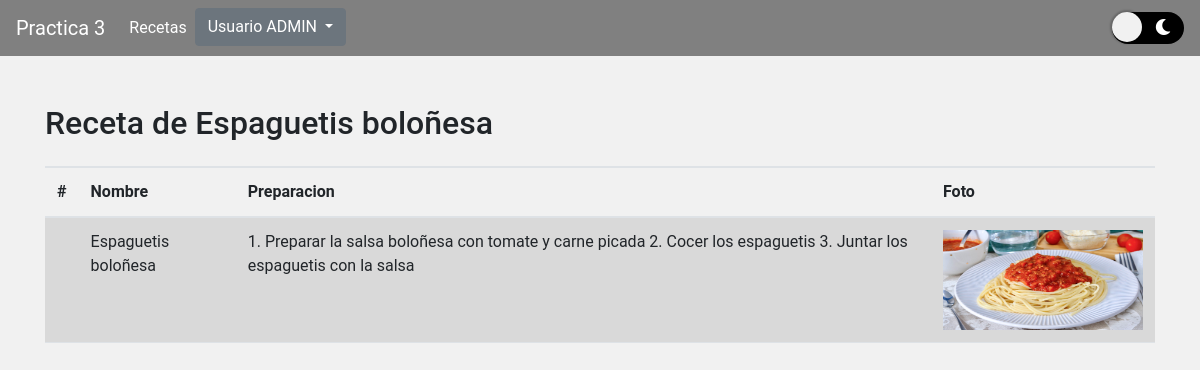
/busqueda/receta/31/ (signed in), run on the app's committed database.
### recetas/models.py (models this page shows, shortened)
class Receta(models.Model):
  nombre       = models.CharField(max_length=200)
  preparación  = models.TextField(max_length=5000)
  foto         = models.FileField(upload_to='media/fotos')
  foto2 = models.FileField(upload_to='media/fotos')
  ...

### recetas/views.py (the view)
# urls.py: path('busqueda/receta/<int:receta_id>/', views.receta, name='receta'),
def receta(request, receta_id):
    receta = Receta.objects.get(pk=receta_id)
    context = {'receta': receta}
    return render(request,'receta.html', context)

### recetas/templates/receta.html
{% extends "index.html" %}
{% block content %}
{% if user.is_authenticated %}
<div class="pt-5 pb-3 border-bottom">
  <h1 class="h2">Receta de {{receta.nombre}}</h1>
</div>
<table class="table table-striped" id='table_recetas'>
    <thead>
        <tr>
            <th scope="col">#</th>
            <th scope="col">Nombre</th>
            <th scope="col">Preparacion</th>
            <th scope="col">Foto</th>
        </tr>
        </thead>
        <tbody>
        <tr>
            <th scope="row"></th>
            <td id='nombre'>{{ receta.nombre }}</td>
            <td id='preparacion'>{{ receta.preparación }}</td>
            <td><img class='image' style="width: 200px; height: 100px;" src="/media/{{receta.foto}}"/></td>
        </tr>
        </tbody>
</table>
{% else %}
<div style='margin-top:80px; margin-left:100px; color:red'>
    <h1 >Necesitas autenticarte para ver los detalles de la receta</h1>
</div>
{% endif %}
{% endblock content %}

### recetas/templates/index.html (shortened to what this page needs)
<!DOCTYPE html>
<html>
<head>
  <link href="https://cdn.jsdelivr.net/npm/bootstrap@5.2.2/dist/css/bootstrap.min.css" rel="stylesheet">
  <link rel="stylesheet" href="https://cdn.jsdelivr.net/npm/bootstrap@4.5.3/dist/css/bootstrap.min.css">
  <link rel="stylesheet" href="https://use.fontawesome.com/releases/v5.3.1/css/all.css">
  {% load static %}
  <link rel='stylesheet' href="{% static 'estilos.css' %}">
<body>
    <nav class="navbar navbar-expand-lg navbar-light">
        <a class="navbar-brand" style='color:white' href="/">Practica 3</a>
        <div class="collapse navbar-collapse" id="navbarTogglerDemo02">
          <ul class="navbar-nav mr-auto mt-2 mt-lg-0">
            <li class="nav-item active">
              <a class="nav-link" style='color:white' href="/busqueda">Recetas<span class="sr-only">(current)</span></a>
            </li>
            <div class="dropdown">
              <button class="btn btn-secondary dropdown-toggle" type="button" id="dropdownMenuButton1" data-bs-toggle="dropdown" aria-expanded="false">
                Usuario {{user.username | upper}}
              </button>
            </div>
          </ul>
          <div class="nav-item ">
            <button class='switch' id='switch'>
                <span><i class='fas fa-sun'></i></span>
                <span><i class='fas fa-moon'></i></spam>
            </button>
          </div>
        </div>
    </nav>
      <div class="container">
        {%block content%}{% endblock content %}
      </div>
  </body>

### recetas/static/estilos.css (style rules this page uses)
body { background: #f1f1f1; font-family: "Roboto", sans-serif; transition: 0.3s ease all; }
nav { background-color: gray; }
.switch { background: black; border-radius: 1000px; position: relative; border: none; cursor: pointer; display: flex; outline: none; }
.switch::after { content: ""; display: block; width: 30px; height: 30px; position: absolute; background: #F1F1F1; top: 0; left: 0; right: unset; border-radius: 100px; transition: 0.3s ease all; box-shadow: 0px 0px 2px 2px rgba(0, 0, 0, 0.2); }
.switch span { width: 30px; height: 30px; line-height: 30px; display: block; background: none; color: #fff; }
.dropdown { position: relative; display: inline-block; }

### data on the page
Receta: nombre "Espaguetis boloñesa", preparación "1. Preparar la salsa boloñesa con tomate y carne picada 2. Cocer los espaguetis 3. Juntar los espaguetis con la salsa", foto (picture)

### other printed values
{{ user.username | upper }} "ADMIN"
